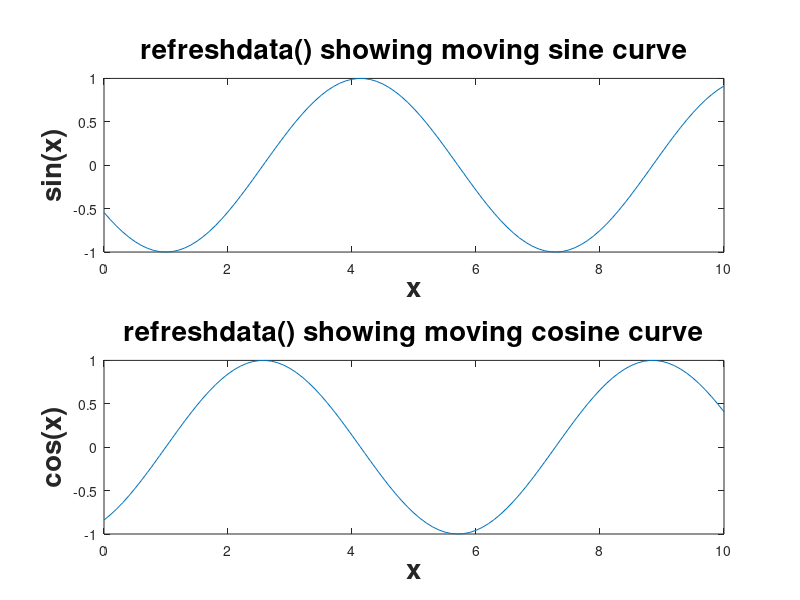

Here is the MATLAB script that generated this plot:
clear all; close all; clc;
h=figure('Position',[1 21 1366 670], ...
'Name','refreshdata Command Demonstrations');
x=0:0.1:10;
y=sin(x);
y2=cos(x);
subplot(2,1,1)
plot(x,y,"ydatasource","y");
title("refreshdata() showing moving sine curve",... 
 'fontsize',20);
xlabel('x','fontweight','bold','fontsize',20)
ylabel('sin(x)','fontweight','bold','fontsize',20)
axis manual;
subplot(2,1,2)
plot(x,y2,"ydatasource","y2");
title("refreshdata() showing moving cosine curve",... 
 'fontsize',20);
xlabel('x','fontweight','bold','fontsize',20)
ylabel('cos(x)','fontweight','bold','fontsize',20)
axis manual;
n=length(x);
i=1;
while i <= (n+100)
pause(0.05);
if(i<=n)
y=sin(x(1:i));
y2=cos(x(1:i));
else
y=sin(x+0.1*(i-n));
y2=cos(x+0.1*(i-n));
endif
refreshdata(gcf,"caller");
i=i+1;
endwhile